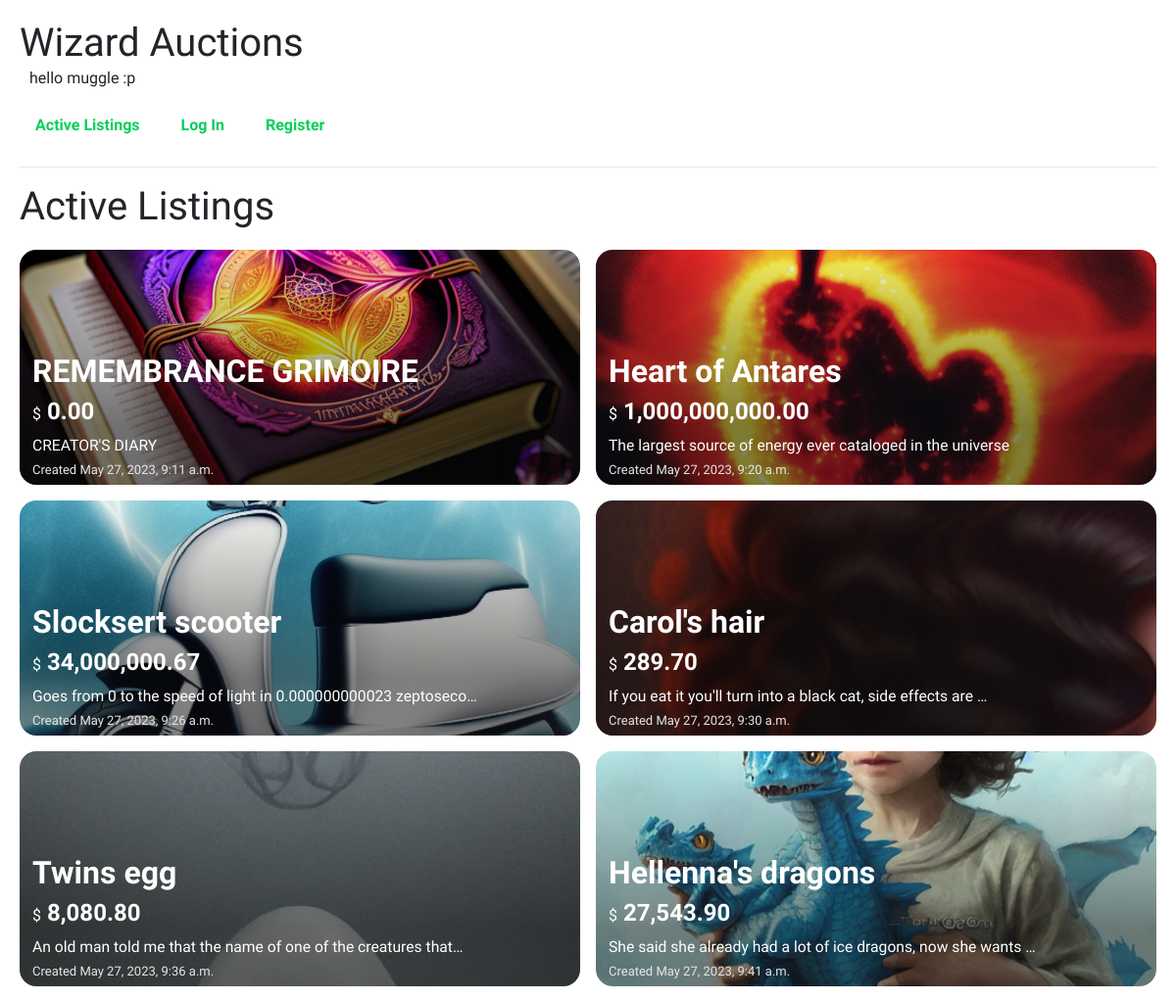
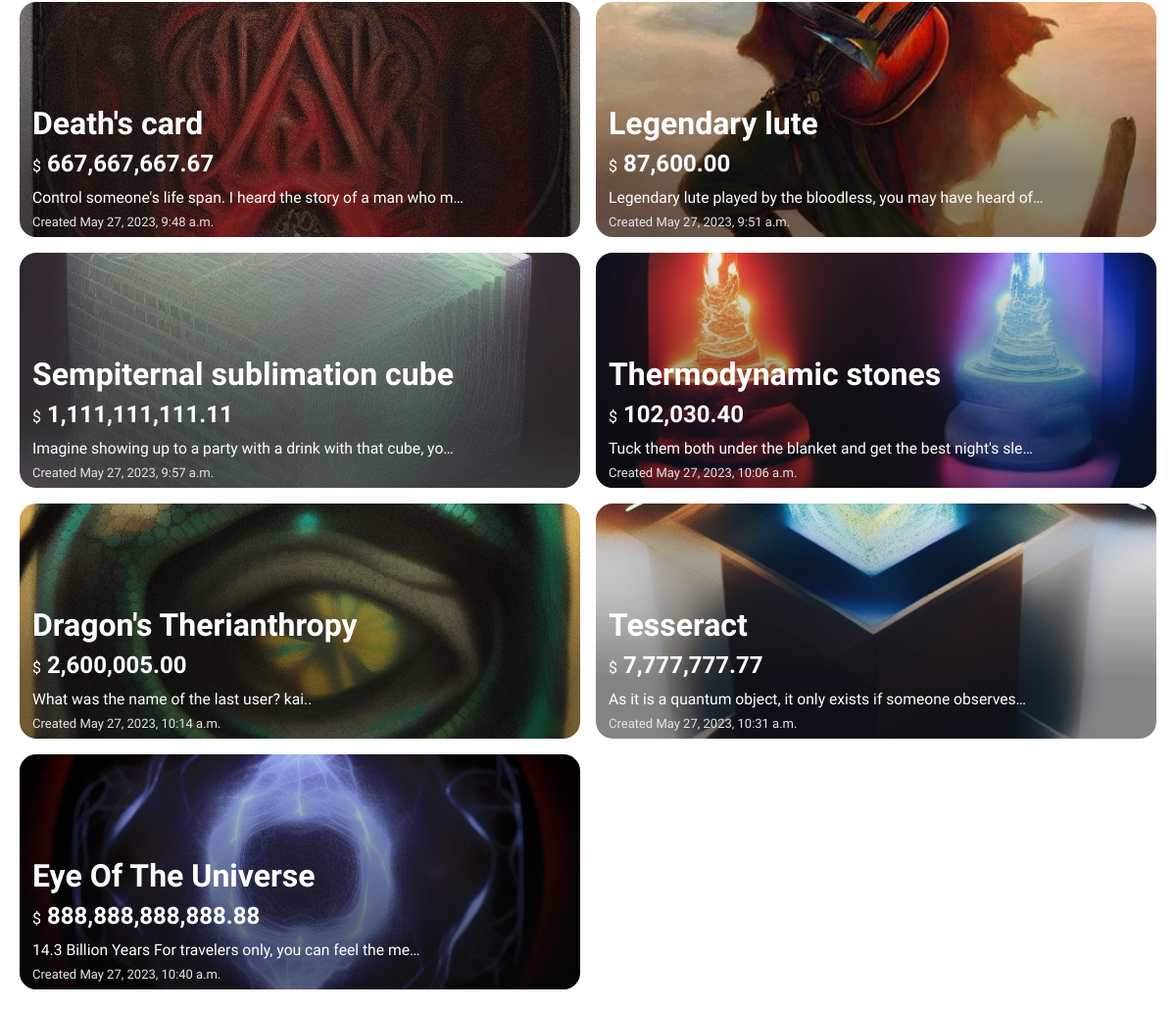
The page / on the database its author committed (2 pictures, top to bottom).
### auctions/models.py (models this page shows, shortened)
class Listing(models.Model):
    title = models.CharField(max_length=30)
    date = models.DateTimeField(auto_now_add=True)
    author = models.ForeignKey('User', on_delete=models.CASCADE, related_name='author_listings')
    description = models.TextField(blank=True)
    picture = models.ImageField(blank=True, null=True)
    category = models.ForeignKey('Category', on_delete=models.CASCADE, related_name='listings', blank=True, null=True)
    active = models.BooleanField(default=True)

class Bid(models.Model):
    price = models.PositiveIntegerField()
    user = models.ForeignKey('User', on_delete=models.CASCADE, related_name='bids')
    listing = models.ForeignKey('Listing', on_delete=models.CASCADE, related_name='bids')
    def __str__(self) -> str:
        return f"{self.price}"

### auctions/views.py (the view)
# urls.py: path("", views.index, name="index"),
def index(request):
    listings = Listing.objects.all()
    return render(request, "auctions/index.html", {
        "listings": listings,
    })

### auctions/templatetags/price_format.py (called while the page is built)
@register.filter(name="currency_format")
@stringfilter
def format_to_currency(num: str) -> str:
    num = format_string_as_int(num)
    num = put_cents(num)
    num = put_comma_every_three_digits(num)
    return num

def format_string_as_int(string: str) -> str:
    num = ''
    first_digit_found = False
    for char in string:
        if not first_digit_found and '1' <= char <= '9':
            first_digit_found = True
        if first_digit_found and '0' <= char <= '9':
            num = ''.join((num, char))
    return num or '0'

def put_cents(num: str) -> str:
    digits = len(num)
    match digits:
        case 1:
            num = ''.join(('0.0', num))
        case 2:
            num = ''.join(('0.', num))
        case _:
            num = '.'.join((num[:-2], num[-2::]))
    return num

def put_comma_every_three_digits(num: str) -> str:
    digits, DECIMAL_PLACES, MIN_DIGITS_TO_PUT_COMMA = len(num), 3, 4
    if digits - DECIMAL_PLACES < MIN_DIGITS_TO_PUT_COMMA: return num
    count = 0
    formated_num = ''
    for i in range(digits - DECIMAL_PLACES - 1, -1, -1):
        if count % 3 == 0 and count != 0:
            formated_num = ''.join((',', formated_num))
        formated_num = ''.join((num[i], formated_num))
        count += 1
    return ''.join((formated_num, num[-DECIMAL_PLACES::]))

### auctions/templates/auctions/index.html (shortened to what this page needs)
{% extends "auctions/layout.html" %}
{% load price_format %}
{% load static %}
{% block body %}
  <h2>Active Listings</h2>
  <div class="listings-grid">
    {% for listing in listings %}
    <div class="listing-item listing-item-wide" style="background-image:url('{% static listing.picture %}')">
      <a href="{% url 'listing_page' listing.id %}">
        <div class="info">
          <h1 class="title"><strong>{{ listing.title|capfirst }}</strong></h1>
          <h2 class="price"><span>$</span> <strong>{{ listing.bids.last|currency_format }}</strong></h2>
          {% if listing.description %}
            <p id="description">{{ listing.description|capfirst|truncatechars:62 }}</p>
          {% endif %}
          <p id="date">Created {{ listing.date }}</p>
        </div>
      </a>
    </div>
    {% empty %}
    <p>Looks like there's no active listing</p>
    {% endfor %}
  </div>
{% endblock %}

### auctions/static/auctions/styles.css (style rules this page uses)
body { padding: 20px; font-family: 'Plus Jakarta Sans', sans-serif; }
h2 { font-size: 2.5rem; }
.listings-grid { margin-top: 20px; display: grid; gap: 1rem; grid-template-columns: repeat(auto-fit, minmax(400px, 1fr)); grid-auto-rows: 240px; }
.listing-item { overflow: hidden; background-size: cover; background-position: center; background-repeat: no-repeat; color: #fff; text-align: center; border-radius: 17px; position: relative; }
.listing-item::after { content: ""; position: absolute; bottom: 0; left: 0; width: 100%; padding: 10px; font-size: 16px; }
.listing-item::before { border-radius: 17px; content: ""; position: absolute; top: 0; left: 0; width: 100%; height: 100%; background-image: linear-gradient(to top, rgba(10, 10, 10, 0.5) 25%, transparent); pointer-events: none; }
.info { padding: 0 10px; position: absolute; bottom: 3px; left: 3px; text-align: left; width: 100%; }
.listings-grid a { color: white; }
.title { font-size: 2rem; }
.price { font-size: 1.5rem; }
.info p { margin-bottom: 3px; font-size: 0.98rem; }
.info span { font-size: medium; }
#date { color: hsl(0, 0%, 90%); font-size: small; }
@media screen and (min-width: 600px) { .listing-item-wide { grid-column: span 1.6 / auto; } }

### rows shown on the page
Listing: picture (picture), title "REMEMBRANCE GRIMOIRE", bids.last "0.00", description "CREATOR'S DIARY", date "May 27, 2023, 9:11 a.m."
Listing: picture (picture), title "Heart of Antares", bids.last "1,000,000,000.00", description "The largest source of energy ever cataloged in the universe", date "May 27, 2023, 9:20 a.m."
Listing: picture (picture), title "Slocksert scooter", bids.last "34,000,000.67", description "Goes from 0 to the speed of light in 0.000000000023 zeptoseco…", date "May 27, 2023, 9:26 a.m."
Listing: picture (picture), title "Carol's hair", bids.last "289.70", description "If you eat it you'll turn into a black cat, side effects are …", date "May 27, 2023, 9:30 a.m."
Listing: picture (picture), title "Twins egg", bids.last "8,080.80", description "An old man told me that the name of one of the creatures that…", date "May 27, 2023, 9:36 a.m."
Listing: title "Hellenna's dragons", bids.last "27,543.90", description "She said she already had a lot of ice dragons, now she wants …", date "May 27, 2023, 9:41 a.m."
Listing: title "Death's card", bids.last "667,667,667.67", description "Control someone's life span. I heard the story of a man who m…", date "May 27, 2023, 9:48 a.m."
Listing: title "Legendary lute", bids.last "87,600.00", description "Legendary lute played by the bloodless, you may have heard of…", date "May 27, 2023, 9:51 a.m."
Listing: title "Sempiternal sublimation cube", bids.last "1,111,111,111.11", description "Imagine showing up to a party with a drink with that cube, yo…", date "May 27, 2023, 9:57 a.m."
Listing: title "Thermodynamic stones", bids.last "102,030.40", description "Tuck them both under the blanket and get the best night's sle…", date "May 27, 2023, 10:06 a.m."
Listing: title "Dragon's Therianthropy", bids.last "2,600,005.00", description "What was the name of the last user? kai..", date "May 27, 2023, 10:14 a.m."
Listing: title "Tesseract", bids.last "7,777,777.77", description "As it is a quantum object, it only exists if someone observes…", date "May 27, 2023, 10:31 a.m."
Listing: title "Eye Of The Universe", bids.last "888,888,888,888.88", description "14.3 Billion Years For travelers only, you can feel the me…", date "May 27, 2023, 10:40 a.m."
